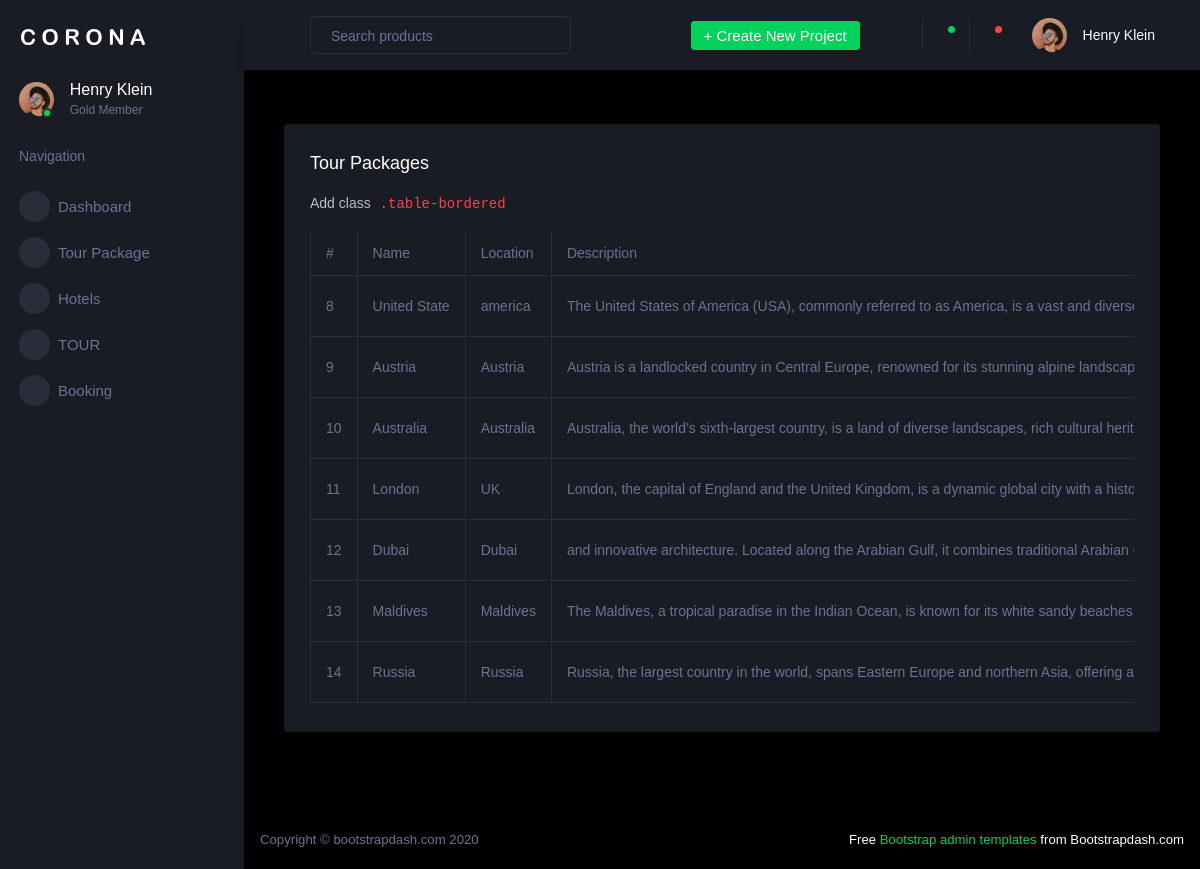
The app's page /AdminApp/display/ with its own data.
### AdminApp/models.py (models this page shows, shortened)
class TourDestination(models.Model):
    Name = models.CharField(max_length=250)
    Location = models.CharField(max_length=300)
    Description = models.TextField()
    LongDescription = models.TextField(null=True, blank=True)
    Price = models.CharField(max_length=100)
    Duration = models.CharField(max_length=100)
    Nights = models.IntegerField(default=1)
    Image = models.ImageField(upload_to="destination_image", null=True, blank=True)  # destination_image folder
    title = models.CharField(max_length=200, default='Untitled')  # Add a default value
    star = models.CharField(max_length=60, null=True, blank=True)
    Activity1 = models.CharField(max_length=200, null=True, blank=True)
    Activity2 = models.CharField(max_length=200, null=True, blank=True)
    Activity3 = models.CharField(max_length=200, null=True, blank=True)
    Activity4 = models.CharField(max_length=200, null=True, blank=True)
    Activity5 = models.CharField(max_length=200, null=True, blank=True)

### AdminApp/views.py (the view)
# urls.py: path("display/",views.display_package_page, name="display"),
def display_package_page(request):
    packages = TourDestination.objects.all()
    return render(request, "display_package.html",{'packages': packages})

### AdminApp/templates/display_package.html (shortened to what this page needs)
<!DOCTYPE html>
{% extends 'index2.html' %}
{% block content %}
<html lang="en">
<head>
</head>
<body>
<div class="col-lg-12 grid-margin stretch-card">
    <div class="card">
        <div class="card-body">
            <h4 class="card-title">Tour Packages</h4>
            <p class="card-description"> Add class <code>.table-bordered</code> </p>
            <div class="table-responsive">
                <table class="table table-bordered">
                    <thead>
                        <tr>
                            <th>#</th>
                            <th>Name</th>
                            <th>Location</th>
                            <th>Description</th>
                        </tr>
                    </thead>
                    <tbody>
                        {% for d in packages %}
                            <tr>
                                <td>{{ d.id }}</td>
                                <td>{{ d.Name }}</td>
                                <td>{{ d.Location }}</td>
                                <td>{{ d.Description }}</td>
                            </tr>
                        {% endfor %}
                    </tbody>
                </table>
            </div>
        </div>
    </div>
</div>
</body>
</html>
{% endblock %}

### AdminApp/templates/index2.html (shortened to what this page needs)
<!DOCTYPE html>
{% load static %}
<html lang="en">
  <head>
    <link rel="stylesheet" href="{% static 'assets/vendors/mdi/css/materialdesignicons.min.css' %}">
    <link rel="stylesheet" href="{% static 'assets/vendors/css/vendor.bundle.base.css' %}">
    <link rel="stylesheet" href="{% static 'assets/vendors/jvectormap/jquery-jvectormap.css' %}">
    <link rel="stylesheet" href="{% static 'assets/vendors/flag-icon-css/css/flag-icon.min.css' %}">
    <link rel="stylesheet" href="{% static 'assets/vendors/owl-carousel-2/owl.carousel.min.css' %}">
    <link rel="stylesheet" href="{% static 'assets/vendors/owl-carousel-2/owl.theme.default.min.css' %}">
    <link rel="stylesheet" href="{% static 'assets/css/style.css' %}">
  </head>
  <body>
    <div class="container-scroller">
      <nav class="sidebar sidebar-offcanvas" id="sidebar">
        <div class="sidebar-brand-wrapper d-none d-lg-flex align-items-center justify-content-center fixed-top">
          <a class="sidebar-brand brand-logo" href="index.html"><img src="assets/images/logo.svg" alt="logo" /></a>
        </div>
        <ul class="nav">
          <li class="nav-item profile">
            <div class="profile-desc">
              <div class="profile-pic">
                <div class="count-indicator">
                  <img class="img-xs rounded-circle " src="assets/images/faces/face15.jpg" alt="">
                  <span class="count bg-success"></span>
                </div>
                <div class="profile-name">
                  <h5 class="mb-0 font-weight-normal">Henry Klein</h5>
                  <span>Gold Member</span>
                </div>
              </div>
              <a href="#" id="profile-dropdown" data-toggle="dropdown"><i class="mdi mdi-dots-vertical"></i></a>
            </div>
          </li>
          <li class="nav-item nav-category">
            <span class="nav-link">Navigation</span>
          </li>
          <li class="nav-item menu-items">
            <a class="nav-link" href="index.html">
              <span class="menu-icon">
                <i class="mdi mdi-speedometer"></i>
              </span>
              <span class="menu-title">Dashboard</span>
            </a>
          </li>
          <li class="nav-item menu-items">
            <a class="nav-link" data-toggle="collapse" href="#ui-basic" aria-expanded="false" aria-controls="ui-basic">
              <span class="menu-icon">
                <i class="mdi mdi-laptop"></i>
              </span>
              <span class="menu-title">Tour Package </span>
              <i class="menu-arrow"></i>
            </a>
          </li>
          <li class="nav-item menu-items">
            <a class="nav-link" data-toggle="collapse" href="#auth" aria-expanded="false" aria-controls="auth">
              <span class="menu-icon">
                <i class="mdi mdi-security"></i>
              </span>
              <span class="menu-title"> Hotels </span>
              <i class="menu-arrow"></i>
            </a>
          </li>
           <li class="nav-item menu-items">
            <a class="nav-link" data-toggle="collapse" href="#auth" aria-expanded="false" aria-controls="auth">
              <span class="menu-icon">
                <i class="mdi mdi-security"></i>
              </span>
              <span class="menu-title"> TOUR </span>
              <i class="menu-arrow"></i>
            </a>
          </li>
           <li class="nav-item menu-items">
            <a class="nav-link" data-toggle="collapse" href="#auth" aria-expanded="false" aria-controls="auth">
              <span class="menu-icon">
                <i class="mdi mdi-security"></i>
              </span>
              <span class="menu-title"> Booking </span>
              <i class="menu-arrow"></i>
            </a>
          </li>
        </ul>
      </nav>
      <div class="container-fluid page-body-wrapper">
        <nav class="navbar p-0 fixed-top d-flex flex-row">
          <div class="navbar-menu-wrapper flex-grow d-flex align-items-stretch">
            <button class="navbar-toggler navbar-toggler align-self-center" type="button" data-toggle="minimize">
              <span class="mdi mdi-menu"></span>
            </button>
            <ul class="navbar-nav w-100">
              <li class="nav-item w-100">
                <form class="nav-link mt-2 mt-md-0 d-none d-lg-flex search">
                  <input type="text" class="form-control" placeholder="Search products">
                </form>
              </li>
            </ul>
            <ul class="navbar-nav navbar-nav-right">
              <li class="nav-item dropdown d-none d-lg-block">
                <a class="nav-link btn btn-success create-new-button" id="createbuttonDropdown" data-toggle="dropdown" aria-expanded="false" href="#">+ Create New Project</a>
              </li>
              <li class="nav-item nav-settings d-none d-lg-block">
                <a class="nav-link" href="#">
                  <i class="mdi mdi-view-grid"></i>
                </a>
              </li>
              <li class="nav-item dropdown border-left">
                <a class="nav-link count-indicator dropdown-toggle" id="messageDropdown" href="#" data-toggle="dropdown" aria-expanded="false">
                  <i class="mdi mdi-email"></i>
                  <span class="count bg-success"></span>
                </a>
              </li>
              <li class="nav-item dropdown border-left">
                <a class="nav-link count-indicator dropdown-toggle" id="notificationDropdown" href="#" data-toggle="dropdown">
                  <i class="mdi mdi-bell"></i>
                  <span class="count bg-danger"></span>
                </a>
              </li>
              <li class="nav-item dropdown">
                <a class="nav-link" id="profileDropdown" href="#" data-toggle="dropdown">
                  <div class="navbar-profile">
                    <img class="img-xs rounded-circle" src="assets/images/faces/face15.jpg" alt="">
                    <p class="mb-0 d-none d-sm-block navbar-profile-name">Henry Klein</p>
                    <i class="mdi mdi-menu-down d-none d-sm-block"></i>
                  </div>
                </a>
              </li>
            </ul>
          </div>
        </nav>
        <div class="main-panel">
          <div class="content-wrapper">
            <div class="row">
            </div>
            <div class="row ">
              <div class="col-12 grid-margin">
                {% block content %}{% endblock %}
              </div>
            </div>
          </div>
          <footer class="footer">
            <div class="d-sm-flex justify-content-center justify-content-sm-between">
              <span class="text-muted d-block text-center text-sm-left d-sm-inline-block">Copyright © bootstrapdash.com 2020</span>
              <span class="float-none float-sm-right d-block mt-1 mt-sm-0 text-center"> Free <a href="https://www.bootstrapdash.com/bootstrap-admin-template/" target="_blank">Bootstrap admin templates</a> from Bootstrapdash.com</span>
            </div>
          </footer>
        </div>
      </div>
    </div>
  </body>
</html>

### records on screen
TourDestination: id "8", Name "United State", Location "america", Description "The United States of America (USA), commonly referred to as America, is a vast and…"
TourDestination: id "9", Name "Austria", Location "Austria", Description "Austria is a landlocked country in Central Europe, renowned for its stunning alpine…"
TourDestination: id "10", Name "Australia", Location "Australia", Description "Australia, the world’s sixth-largest country, is a land of diverse landscapes, rich cultural…"
TourDestination: id "11", Name "London", Location "UK", Description "London, the capital of England and the United Kingdom, is a dynamic global city with a…"
TourDestination: id "12", Name "Dubai", Location "Dubai", Description "and innovative architecture. Located along the Arabian Gulf, it combines traditional Arabian…"
TourDestination: id "13", Name "Maldives", Location "Maldives", Description "The Maldives, a tropical paradise in the Indian Ocean, is known for its white sandy…"
TourDestination: id "14", Name "Russia", Location "Russia", Description "Russia, the largest country in the world, spans Eastern Europe and northern Asia, offering a…"
